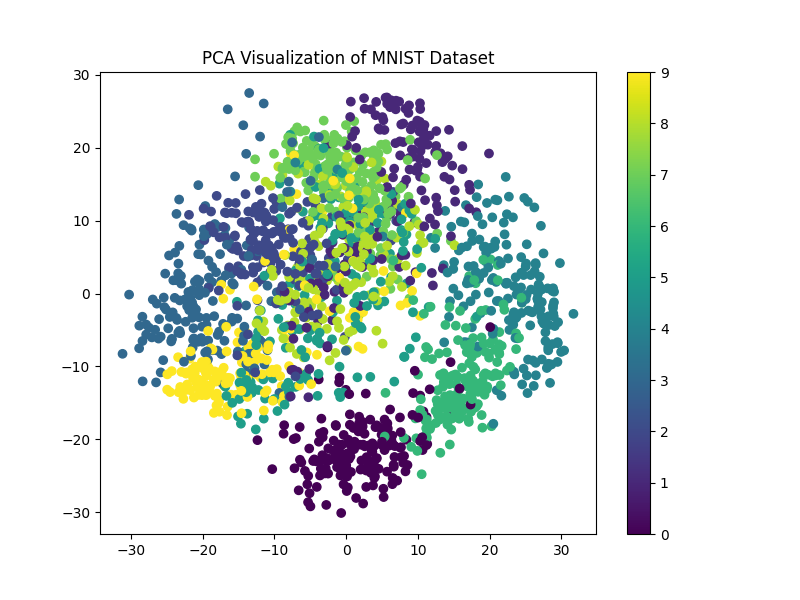

This figure's Python source:
from sklearn.datasets import load_digits
from sklearn.decomposition import PCA
import matplotlib.pyplot as plt

# 加载MNIST数据集
digits = load_digits()
X = digits.data
y = digits.target

# 使用PCA降维到2维
pca = PCA(n_components=2)
X_pca = pca.fit_transform(X)

# 可视化降维后的数据
plt.figure(figsize=(8, 6))
plt.scatter(X_pca[:, 0], X_pca[:, 1], c=y, cmap='viridis')
plt.colorbar()
plt.title('PCA Visualization of MNIST Dataset')
plt.savefig('pca_mnist.png')
plt.show()

# differences between tsne and pca:
# https://www.geeksforgeeks.org/difference-between-pca-vs-t-sne/